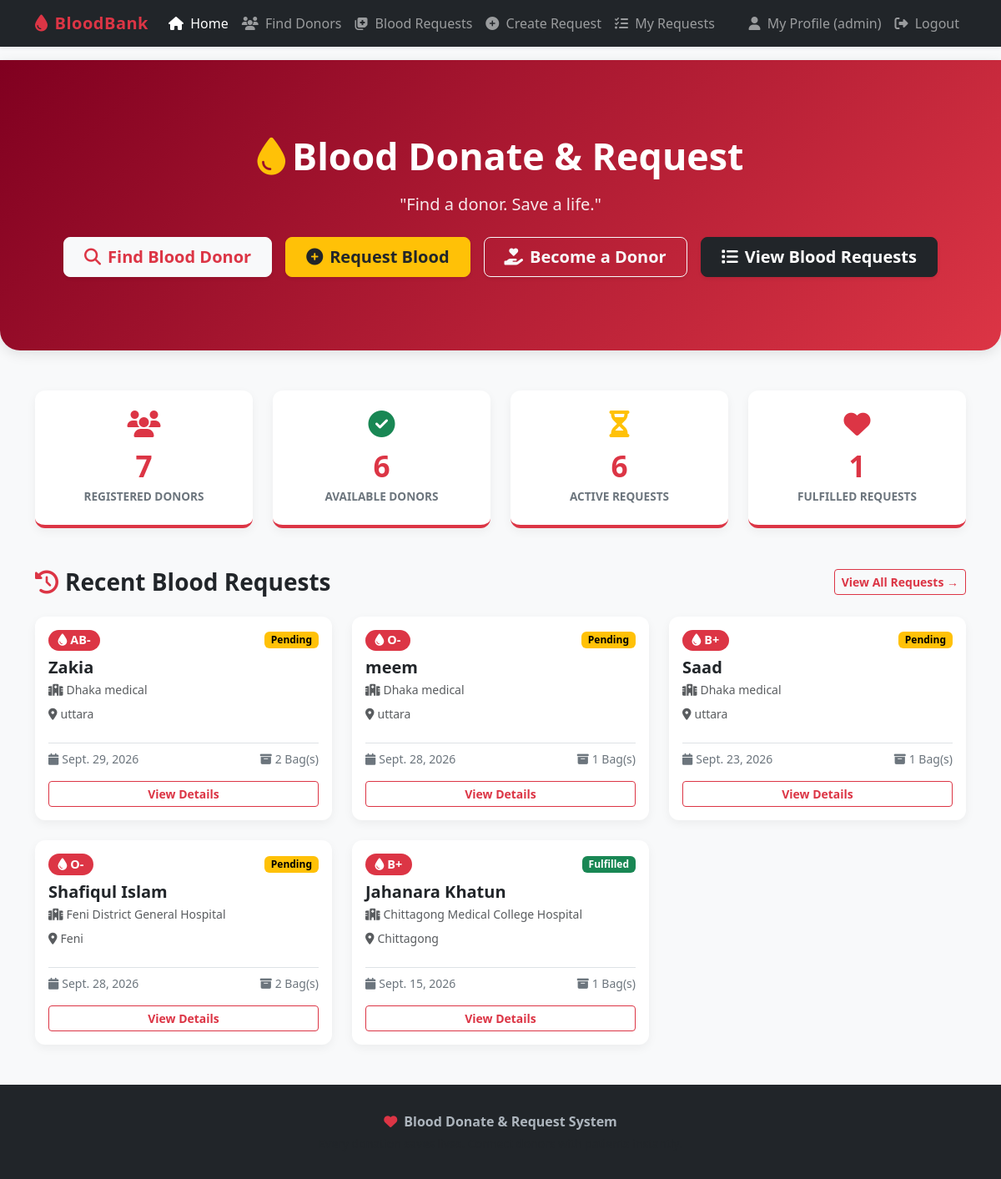
The app's page / (signed in) with its own data.
### blood_bank/models.py (models this page shows, shortened)
class BloodRequest(models.Model):
    requester = models.ForeignKey(User, on_delete=models.CASCADE, related_name='blood_requests')
    patient_name = models.CharField(max_length=100)
    blood_group = models.CharField(max_length=5, choices=BLOOD_GROUP_CHOICES)
    hospital_name = models.CharField(max_length=150)
    location = models.CharField(max_length=100)
    required_date = models.DateField()
    bags_required = models.PositiveIntegerField(default=1)
    contact_number = models.CharField(max_length=20)
    description = models.TextField(blank=True, default='')
    status = models.CharField(max_length=20, choices=REQUEST_STATUS_CHOICES, default='Pending')
    created_at = models.DateTimeField(auto_now_add=True)
    updated_at = models.DateTimeField(auto_now=True)

### blood_bank/views.py (the view)
# urls.py: path('', views.home_view, name='home'),
def home_view(request):
    total_donors = DonorProfile.objects.count()
    available_donors = DonorProfile.objects.filter(availability='Available').count()
    active_requests = BloodRequest.objects.filter(status='Pending').count()
    fulfilled_requests = BloodRequest.objects.filter(status='Fulfilled').count()
    recent_requests = BloodRequest.objects.order_by('-created_at')[:5]
    context = {
        'total_donors': total_donors,
        'available_donors': available_donors,
        'active_requests': active_requests,
        'fulfilled_requests': fulfilled_requests,
        'recent_requests': recent_requests,
    }
    return render(request, 'blood_bank/home.html', context)

### blood_bank/templates/blood_bank/home.html (shortened to what this page needs)
{% extends 'base.html' %}
{% block content %}
<div class="hero-section text-center">
    <div class="container py-4">
        <h1 class="hero-title mb-3"><i class="fa-solid fa-droplet text-warning me-2"></i>Blood Donate & Request</h1>
        <p class="hero-tagline mb-4">"Find a donor. Save a life."</p>
        <div class="d-flex justify-content-center gap-3 flex-wrap">
            <a href="{% url 'donor_list' %}" class="btn btn-light btn-lg px-4 fw-bold shadow-sm text-danger">
                <i class="fa-solid fa-search me-2"></i>Find Blood Donor
            </a>
            <a href="{% url 'request_create' %}" class="btn btn-warning btn-lg px-4 fw-bold shadow-sm text-dark">
                <i class="fa-solid fa-plus-circle me-2"></i>Request Blood
            </a>
            {% if not user.is_authenticated or not user.donor_profile %}
            <a href="{% url 'profile_edit' %}" class="btn btn-outline-light btn-lg px-4 fw-bold shadow-sm">
                <i class="fa-solid fa-hand-holding-heart me-2"></i>Become a Donor
            </a>
            {% endif %}
            <a href="{% url 'request_list' %}" class="btn btn-dark btn-lg px-4 fw-bold shadow-sm">
                <i class="fa-solid fa-list me-2"></i>View Blood Requests
            </a>
        </div>
    </div>
</div>
<div class="container my-5">
    <div class="row g-4">
        <div class="col-md-3 col-6">
            <div class="stat-card">
                <i class="fa-solid fa-users fa-2x text-danger mb-2"></i>
                <div class="stat-number">{{ total_donors }}</div>
                <div class="stat-label">Registered Donors</div>
            </div>
        </div>
        <div class="col-md-3 col-6">
            <div class="stat-card">
                <i class="fa-solid fa-check-circle fa-2x text-success mb-2"></i>
                <div class="stat-number">{{ available_donors }}</div>
                <div class="stat-label">Available Donors</div>
            </div>
        </div>
        <div class="col-md-3 col-6">
            <div class="stat-card">
                <i class="fa-solid fa-hourglass-half fa-2x text-warning mb-2"></i>
                <div class="stat-number">{{ active_requests }}</div>
                <div class="stat-label">Active Requests</div>
            </div>
        </div>
        <div class="col-md-3 col-6">
            <div class="stat-card">
                <i class="fa-solid fa-heart fa-2x text-danger mb-2"></i>
                <div class="stat-number">{{ fulfilled_requests }}</div>
                <div class="stat-label">Fulfilled Requests</div>
            </div>
        </div>
    </div>
</div>
<div class="container mb-5">
    <div class="d-flex justify-content-between align-items-center mb-4">
        <h3 class="fw-bold mb-0 text-dark"><i class="fa-solid fa-clock-rotate-left text-danger me-2"></i>Recent Blood Requests</h3>
        <a href="{% url 'request_list' %}" class="btn btn-outline-danger btn-sm fw-bold">View All Requests &rarr;</a>
    </div>
    {% if recent_requests %}
        <div class="row g-4">
            {% for req in recent_requests %}
                <div class="col-md-4">
                    <div class="card card-custom h-100 p-3">
                        <div class="d-flex justify-content-between align-items-center mb-2">
                            <span class="badge badge-blood"><i class="fa-solid fa-droplet me-1"></i>{{ req.blood_group }}</span>
                            <span class="badge {% if req.status == 'Pending' %}status-badge-pending{% elif req.status == 'Fulfilled' %}status-badge-fulfilled{% else %}status-badge-cancelled{% endif %} px-2 py-1">
                                {{ req.status }}
                            </span>
                        </div>
                        <h5 class="fw-bold mb-1">{{ req.patient_name }}</h5>
                        <p class="text-muted small mb-2"><i class="fa-solid fa-hospital me-1"></i>{{ req.hospital_name }}</p>
                        <p class="text-muted small mb-2"><i class="fa-solid fa-location-dot me-1"></i>{{ req.location }}</p>
                        <div class="d-flex justify-content-between text-secondary small mt-3 pt-2 border-top">
                            <span><i class="fa-solid fa-calendar me-1"></i>{{ req.required_date }}</span>
                            <span><i class="fa-solid fa-box-archive me-1"></i>{{ req.bags_required }} Bag(s)</span>
                        </div>
                        <a href="{% url 'request_detail' req.pk %}" class="btn btn-outline-danger btn-sm mt-3 w-100 fw-bold">View Details</a>
                    </div>
                </div>
            {% endfor %}
        </div>
    {% else %}
        <div class="alert alert-info text-center">No blood requests have been posted yet.</div>
    {% endif %}
</div>
{% endblock %}

### blood_bank/templates/base.html (shortened to what this page needs)
<!DOCTYPE html>
<html lang="en">
<head>
    <link href="https://cdn.jsdelivr.net/npm/bootstrap@5.3.2/dist/css/bootstrap.min.css" rel="stylesheet">
    <link rel="stylesheet" href="https://cdnjs.cloudflare.com/ajax/libs/font-awesome/6.4.0/css/all.min.css">
    {% load static %}
    <link rel="stylesheet" href="{% static 'css/style.css' %}">
</head>
<body>
    <nav class="navbar navbar-expand-lg navbar-dark bg-dark sticky-top shadow-sm">
        <div class="container">
            <a class="navbar-brand text-danger" href="{% url 'home' %}">
                <i class="fa-solid fa-droplet me-2"></i>BloodBank
            </a>
            <div class="collapse navbar-collapse" id="navbarNav">
                <ul class="navbar-nav me-auto mb-2 mb-lg-0">
                    <li class="nav-item">
                        <a class="nav-link {% if request.resolver_match.url_name == 'home' %}active{% endif %}" href="{% url 'home' %}">
                            <i class="fa-solid fa-house me-1"></i> Home
                        </a>
                    </li>
                    <li class="nav-item">
                        <a class="nav-link {% if request.resolver_match.url_name == 'donor_list' %}active{% endif %}" href="{% url 'donor_list' %}">
                            <i class="fa-solid fa-users me-1"></i> Find Donors
                        </a>
                    </li>
                    <li class="nav-item">
                        <a class="nav-link {% if request.resolver_match.url_name == 'request_list' %}active{% endif %}" href="{% url 'request_list' %}">
                            <i class="fa-solid fa-notes-medical me-1"></i> Blood Requests
                        </a>
                    </li>
                    {% if user.is_authenticated %}
                    <li class="nav-item">
                        <a class="nav-link {% if request.resolver_match.url_name == 'request_create' %}active{% endif %}" href="{% url 'request_create' %}">
                            <i class="fa-solid fa-plus-circle me-1"></i> Create Request
                        </a>
                    </li>
                    <li class="nav-item">
                        <a class="nav-link {% if request.resolver_match.url_name == 'my_requests' %}active{% endif %}" href="{% url 'my_requests' %}">
                            <i class="fa-solid fa-list-check me-1"></i> My Requests
                        </a>
                    </li>
                    {% endif %}
                </ul>
                <ul class="navbar-nav ms-auto">
                    {% if user.is_authenticated %}
                    <li class="nav-item">
                        <a class="nav-link {% if request.resolver_match.url_name == 'profile' %}active{% endif %}" href="{% url 'profile' %}">
                            <i class="fa-solid fa-user me-1"></i> My Profile ({{ user.username }})
                        </a>
                    </li>
                    <li class="nav-item">
                        <form method="post" action="{% url 'logout' %}" class="d-inline">
                            <button type="submit" class="btn btn-outline-danger btn-sm nav-link border-0 text-start">
                                <i class="fa-solid fa-right-from-bracket me-1"></i> Logout
                            </button>
                        </form>
                    </li>
                    {% endif %}
                </ul>
            </div>
        </div>
    </nav>
    <main class="main-content">
        {% block content %}{% endblock %}
    </main>
    <footer class="mt-auto">
        <div class="container text-center">
            <p class="mb-1"><i class="fa-solid fa-heart text-danger me-1"></i> <strong>Blood Donate & Request System</strong></p>
            <p class="small text-muted mb-0">Every donation saves lives. Connect donors with patients instantly.</p>
        </div>
    </footer>
</body>
</html>

### static/css/style.css (style rules this page uses)
:root { --primary-red: #dc3545; --dark-red: #b02a37; --light-red: #f8d7da; --hero-bg: linear-gradient(135deg, #800020 0%, #dc3545 100%); }
body { font-family: 'Segoe UI', Tahoma, Geneva, Verdana, sans-serif; background-color: #f8f9fa; color: #212529; display: flex; flex-direction: column; min-height: 100vh; }
.main-content { flex: 1; }
.navbar-brand { font-weight: 700; letter-spacing: 0.5px; }
.hero-section { background: var(--hero-bg); color: white; padding: 4rem 1rem; border-radius: 0 0 1.5rem 1.5rem; box-shadow: 0 4px 15px rgba(0,0,0,0.1); }
.hero-title { font-size: 2.8rem; font-weight: 800; }
.hero-tagline { font-size: 1.25rem; opacity: 0.9; }
.card-custom { border: none; border-radius: 12px; box-shadow: 0 4px 12px rgba(0,0,0,0.05); transition: transform 0.2s ease, box-shadow 0.2s ease; }
.badge-blood { background-color: var(--primary-red); color: white; font-size: 0.9rem; font-weight: 700; padding: 0.4em 0.8em; border-radius: 20px; }
.stat-card { background: white; border-radius: 12px; padding: 1.5rem; text-align: center; border-bottom: 4px solid var(--primary-red); box-shadow: 0 4px 12px rgba(0,0,0,0.05); }
.stat-number { font-size: 2.2rem; font-weight: 800; color: var(--primary-red); }
.stat-label { color: #6c757d; font-weight: 600; text-transform: uppercase; font-size: 0.85rem; }
.status-badge-pending { background-color: #ffc107; color: #000; }
.status-badge-fulfilled { background-color: #198754; color: #fff; }
footer { background-color: #212529; color: #adb5bd; padding: 2rem 0; margin-top: 3rem; }

### records on screen
BloodRequest: blood_group "AB-", status "Pending", patient_name "Zakia", hospital_name "Dhaka medical", location "uttara", required_date "Sept. 29, 2026", bags_required "2"
BloodRequest: blood_group "O-", status "Pending", patient_name "meem", hospital_name "Dhaka medical", location "uttara", required_date "Sept. 28, 2026", bags_required "1"
BloodRequest: blood_group "B+", status "Pending", patient_name "Saad", hospital_name "Dhaka medical", location "uttara", required_date "Sept. 23, 2026", bags_required "1"
BloodRequest: blood_group "O-", status "Pending", patient_name "Shafiqul Islam", hospital_name "Feni District General Hospital", location "Feni", required_date "Sept. 28, 2026", bags_required "2"
BloodRequest: blood_group "B+", status "Fulfilled", patient_name "Jahanara Khatun", hospital_name "Chittagong Medical College Hospital", location "Chittagong", required_date "Sept. 15, 2026", bags_required "1"

### other values on screen
{{ user.username }} "admin"
{{ total_donors }} "7"
{{ available_donors }} "6"
{{ active_requests }} "6"
{{ fulfilled_requests }} "1"
